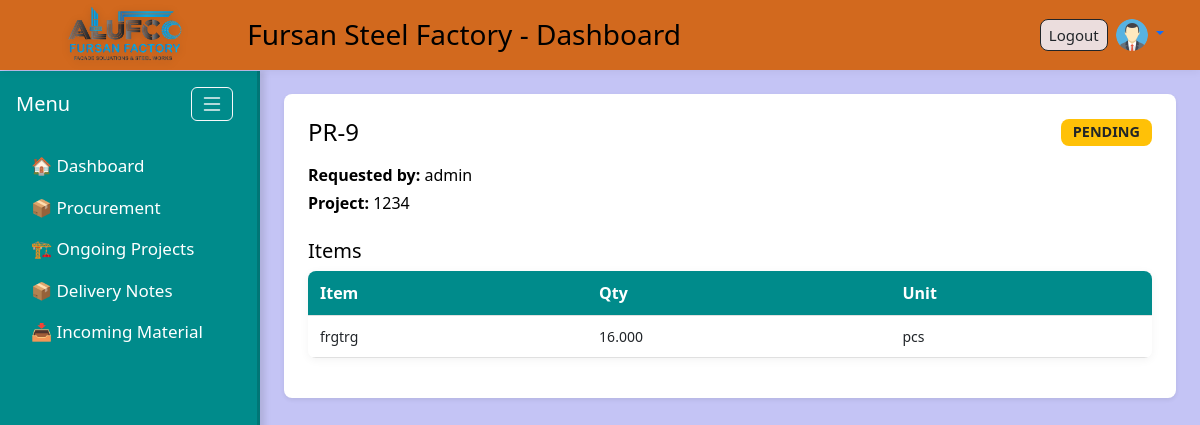
The app's page /procurement/purchase-requests/9/ (signed in), older data.
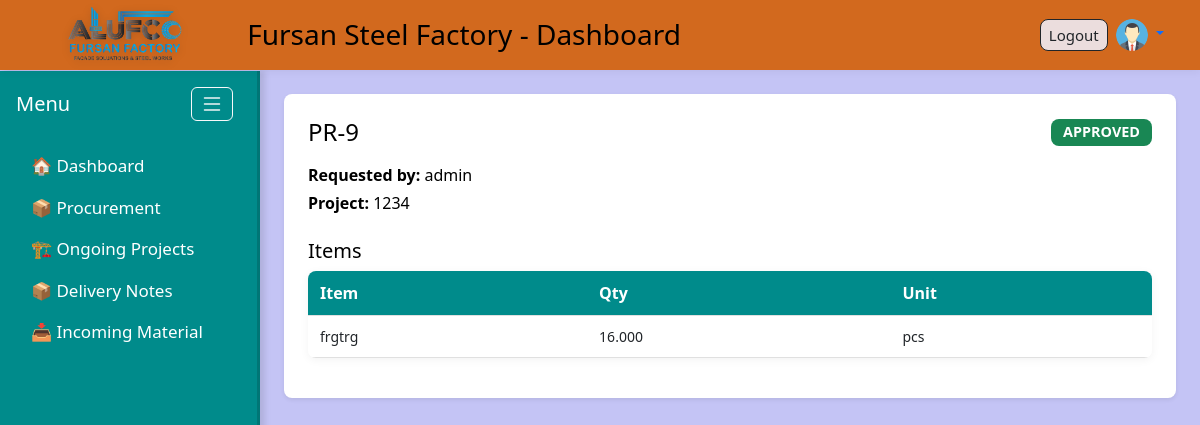
The same page, newer data.
### procurement/models.py (models this page shows, shortened)
class PurchaseRequest(models.Model):
    requested_by = models.ForeignKey(settings.AUTH_USER_MODEL, on_delete=models.CASCADE)
    approved_by = models.ForeignKey(
        settings.AUTH_USER_MODEL,
        on_delete=models.SET_NULL,
        null=True, blank=True,
        related_name='approved_requests'
    )
    project = models.ForeignKey('ongoing_projects.OngoingProject', on_delete=models.SET_NULL, null=True, blank=True)
    request_date = models.DateField(auto_now_add=True)
    status = models.CharField(max_length=20, choices=PR_STATUS, default='pending')
    notes = models.TextField(blank=True, null=True)

### ongoing_projects/models.py (models this page shows, shortened)
class OngoingProject(models.Model):
    code = models.CharField(max_length=50)
    po_number = models.CharField("Contract / P.O No", max_length=100)
    client = models.CharField(max_length=200)
    location = models.CharField(max_length=200)
    po_description = models.TextField()
    po_amount = models.DecimalField(max_digits=12, decimal_places=2)
    budgetary_cost = models.DecimalField(max_digits=12, decimal_places=2)
    expected_profit = models.DecimalField(max_digits=12, decimal_places=2)
    down_payment = models.CharField(max_length=100, blank=True, null=True)
    shop_drawing = models.CharField(max_length=100, blank=True, null=True)
    date = models.DateField(null=True, blank=True)
    status = models.CharField(max_length=20, choices=STATUS_CHOICES, default="In Progress")
    def __str__(self):
        return self.code

### procurement/views.py (the view)
# urls.py: path('purchase-requests/<int:pk>/', views.pr_detail, name='pr_detail'),
@login_required
def pr_detail(request, pk):
    pr = get_object_or_404(PurchaseRequest, pk=pk)
    return render(request, 'procurement/pr_detail.html', {'pr': pr})

### procurement/templates/procurement/pr_detail.html
{% extends 'base.html' %}
{% block content %}
<div class="pr-detail-card p-4 shadow-sm rounded-3 bg-white">
    <div class="d-flex justify-content-between align-items-center mb-3">
        <h4 class="pr-header-text m-0">PR-{{ pr.id }}</h4>
        <span class="badge pr-status {{ pr.status|lower }}">
            {{ pr.get_status_display }}
        </span>
    </div>
    <div class="mb-4">
        <p class="pr-header-text mb-1"><strong>Requested by:</strong> {{ pr.requested_by }}</p>
        <p class="pr-header-text mb-1"><strong>Project:</strong> {{ pr.project }}</p>
    </div>
    <h5 class="pr-header-text mb-2">Items</h5>
    <table class="table pr-items-table">
        <thead>
            <tr>
                <th>Item</th>
                <th>Qty</th>
                <th>Unit</th>
            </tr>
        </thead>
        <tbody>
            {% for it in pr.items.all %}
            <tr>
                <td>{{ it.item_name }}</td>
                <td>{{ it.quantity }}</td>
                <td>{{ it.unit }}</td>
            </tr>
            {% endfor %}
        </tbody>
    </table>
</div>
{% endblock %}

Row changes from the older to the newer data that the page shows:
changed PurchaseRequest "admin": status "PENDING" → "APPROVED"
